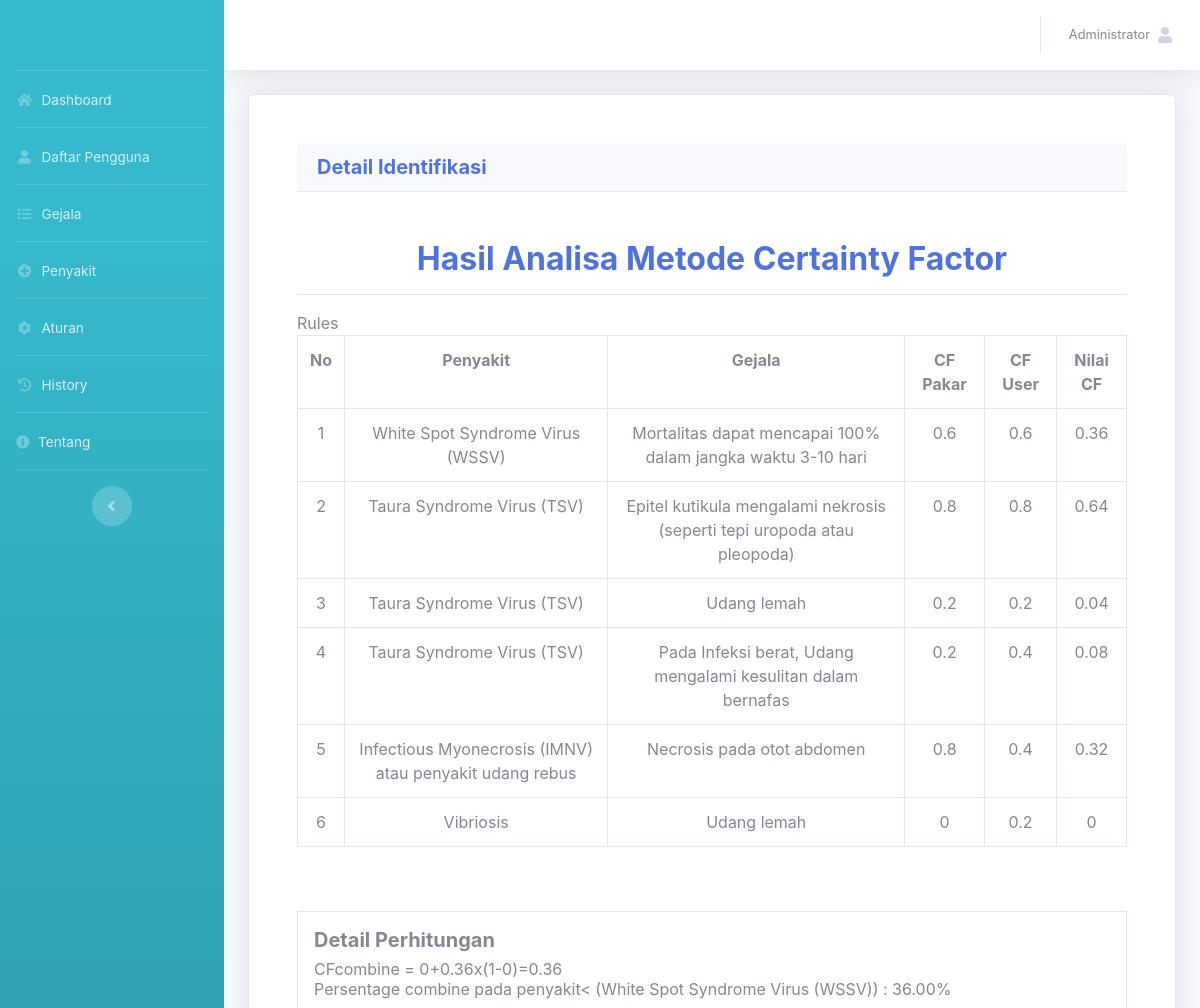
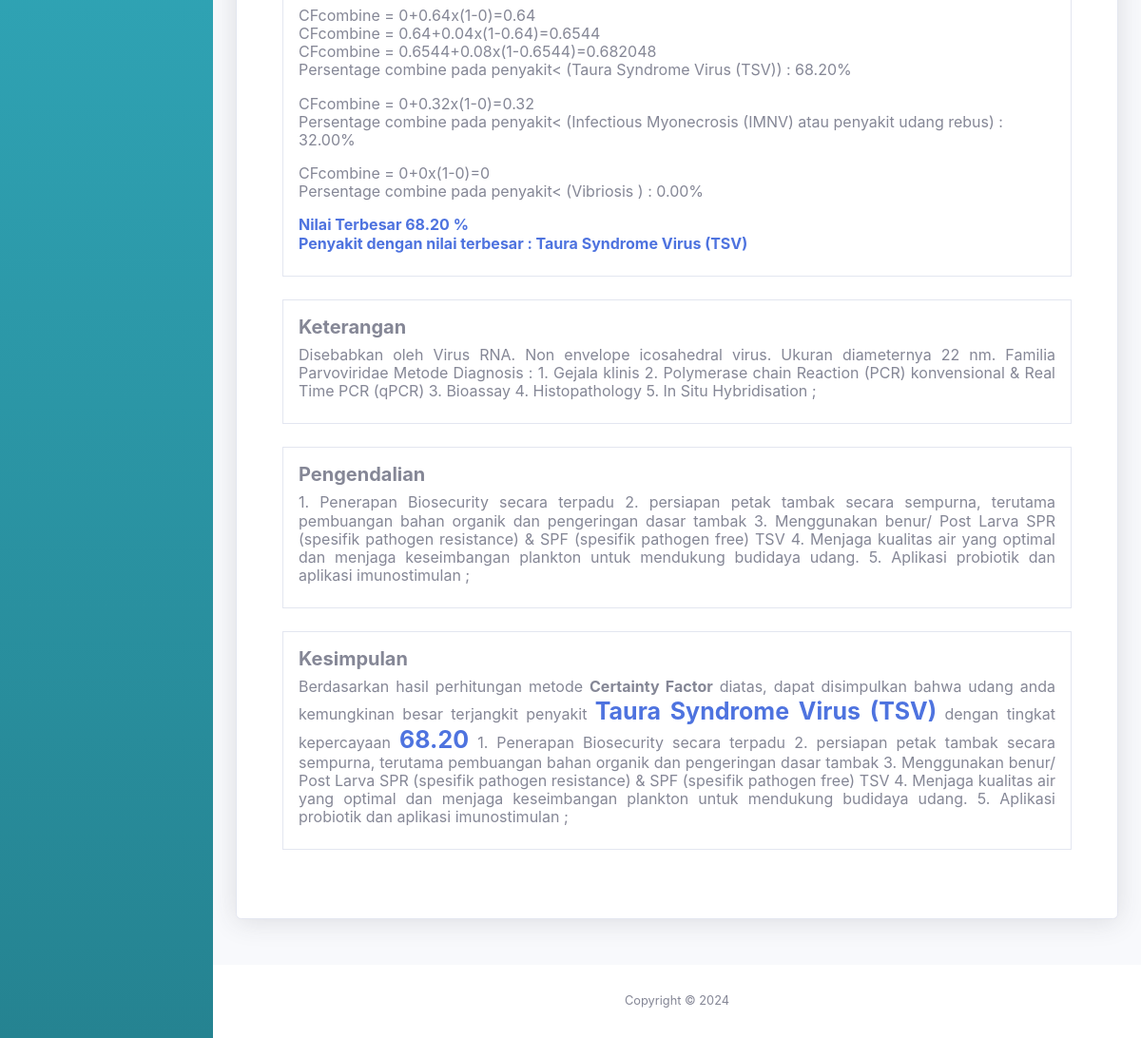
Screenshot of /admin/history_det.php?no_regidentifikasi=GEBKZ2CIOF&id_akun=15 (signed in) with the database file from the repository (2 pictures, top to bottom).
### tables this page shows
CREATE TABLE `tb_akun` (
  `id_akun` int(11) NOT NULL,
  `nama_lengkap` varchar(50) NOT NULL,
  `username` varchar(50) NOT NULL,
  `password` varchar(50) NOT NULL,
  `level` varchar(30) NOT NULL
);

CREATE TABLE `tb_penyakit` (
  `id_penyakit` int(11) NOT NULL,
  `nama_penyakit` text NOT NULL,
  `keterangan` text NOT NULL,
  `pengendalian` text NOT NULL,
  `gambar` text NOT NULL
);

CREATE TABLE `tb_gejala` (
  `id_gejala` int(11) NOT NULL,
  `nama_gejala` text NOT NULL
);

CREATE TABLE `tb_aturan` (
  `id_aturan` int(11) NOT NULL,
  `id_gejala` int(11) NOT NULL,
  `id_penyakit` int(11) NOT NULL,
  `nilai_gejala` double NOT NULL
);

CREATE TABLE `tb_identifikasi` (
  `id_identifikasi` int(11) NOT NULL,
  `no_regidentifikasi` char(10) NOT NULL,
  `tgl_identifikasi` date NOT NULL,
  `id_akun` int(11) NOT NULL,
  `id_gejala` int(11) NOT NULL,
  `nilai_user` double NOT NULL
);

### admin/history_det.php (the view)
<?php
include 'header.php';
?>
<div class="container">
	<div class="card shadow p-5 mb-5">
		<div class = "card-header">
            <h5 class= "m-0 font-weight-bold text-primary">Detail Identifikasi</h5>
        </div>
        <br>
        <br>
        <center>
            <h2 class="m-0 font-weight-bold text-primary"> Hasil Analisa Metode Certainty Factor</h2>
        </center>
        <hr class="font-weight-bold text-primary">Rules</h5>
        <div class="table-responsive">
            <table class="table table-bordered">
                <tr>
                    <th class="text-center">No</th>
                    <th class="text-center">Penyakit</th>
                    <th class="text-center">Gejala</th>
                    <th class="text-center">CF Pakar</th>
                    <th class="text-center">CF User</th>
                    <th class="text-center">Nilai CF</th>
                </tr>
                <?php
                $sql = mysqli_query($conn,"SELECT * FROM tb_penyakit p, tb_gejala g, tb_identifikasi i,
                tb_aturan a WHERE g.id_gejala=i.id_gejala AND g.id_gejala=a.id_gejala AND
                p.id_penyakit=a.id_penyakit AND i.id_akun='$_GET[id_akun]' AND i.no_regidentifikasi='$_GET[no_regidentifikasi]'
                ORDER BY p.id_penyakit");
                $i=0;
                while($r = mysqli_fetch_array($sql)){
                    $nilai_cf = $r['nilai_gejala']*$r['nilai_user'];
                    $i++;
                    echo "
                    <tr>
                    <td class='text-center'>$i</td>
                    <td class='text-center'>$r[nama_penyakit]</td>
                    <td class='text-center'>$r[nama_gejala]</td>
                    <td class='text-center'>$r[nilai_gejala]</td>
                    <td class='text-center'>$r[nilai_user]</td>
                    <td class='text-center'>$nilai_cf</td>
                    </tr>
                    ";
                }
                ?>
            </table>
        </div>
        <br>
        <br>
        <div class="border p-3">
            <h5 class="font-weight-bold text primary">Detail Perhitungan </h5>
            <h6>
                <?php
                $highestPercentage = 0;
                $penyakitTerbesar = "";
                $data = mysqli_query($conn,"SELECT * FROM tb_penyakit ORDER BY id_penyakit");
                while($a=mysqli_fetch_array($data)){
                    $sql1 = mysqli_query($conn,"SELECT * FROM
                        tb_gejala g, tb_identifikasi i, tb_aturan a WHERE g.id_gejala=i.id_gejala
                        AND g.id_gejala=a.id_gejala AND a.id_penyakit='$a[id_penyakit]' AND i.id_akun='$_GET[id_akun]'
                        AND i.no_regidentifikasi='$_GET[no_regidentifikasi]'");
                $jml_data = mysqli_num_rows($sql1);
                $cflama = 0;
                $no=1;
                $lastPercentage = 0;
                while ($result=mysqli_fetch_array($sql1)){
                    $cf_he = $result['nilai_gejala']*$result['nilai_user'];
                    if($jml_data>0){
                        $cf1 = $cflama ;
                        $cf2 = $cf_he;
                        $cfcombine = $cf1+$cf2 * (1-$cf1);
                        $cflama = $cfcombine;
                        echo "<div class='text-justify'>
                        CFcombine = ".$cf1."+".$cf2."x(1-".$cf1.")=".$cfcombine."<br></div>
                        ";
                        if($result['id_penyakit'] == $a['id_penyakit']) {
                            $persentage = $cfcombine * 100;
                            $lastPercentage = number_format($persentage,2);
                        }
                        $no++;
                    }
                }
                if($no>1) {
                    echo "<p>Persentage combine pada penyakit< (" . $a['nama_penyakit'] .") : " . $lastPercentage . "%</b></p>";
                    if($lastPercentage > $highestPercentage){
                        $highestPercentage = $lastPercentage;
                        $penyakitTerbesar = $a['nama_penyakit'];
                    }
                }
            }
            echo "
            <b class='text-primary'>Nilai Terbesar " . $highestPercentage . "
            %<br></b>
            <b class='text-primary'> Penyakit dengan nilai terbesar : " . $penyakitTerbesar . "<br></b>";
                ?>
            </h6>
        </div>
        <br>
        <div class="border p-3">
            <h5 class="font-weight-bold text primary">Keterangan</h5>
            <h6>
            <?php
            $data = mysqli_query($conn,"SELECT * FROM tb_penyakit WHERE nama_penyakit='$penyakitTerbesar'");
            $a=mysqli_fetch_array($data);
            echo "
            <div class='text-justify'>
            $a[keterangan];
            </div>
            ";
                ?>
            </h6>
        </div>
        <br>
        <div class="border p-3">
            <h5 class="font-weight-bold text primary">Pengendalian</h5>
            <h6>
            <?php
            $data = mysqli_query($conn,"SELECT * FROM tb_penyakit WHERE nama_penyakit='$penyakitTerbesar'");
            $a=mysqli_fetch_array($data);
            echo "
            <div class='text-justify'>
            $a[pengendalian];
            </div>
            ";
                ?>
            </h6>
    </div>
    <br>
    <div class="border p-3">
            <h5 class="font-weight-bold text primary">Kesimpulan</h5>
            <h6>
            <?php
            echo "
            <div class='text-justify'>
            Berdasarkan hasil perhitungan metode <b>Certainty Factor</b> diatas, dapat disimpulkan bahwa udang anda kemungkinan besar terjangkit penyakit <b class='text-primary' style='font-size:25px;'>$penyakitTerbesar</b> dengan tingkat kepercayaan <b class='text-primary' style='font-size:25px;'>$highestPercentage</b>
            $a[pengendalian];
            </div>
            ";
                ?>
            </h6>
    </div>
    <br>
</div>
</div>
<?php
include 'footer.php';
?>

### admin/header.php (shortened to what this page needs)
<?php
include '../assets/conn/config.php';
?>
<!DOCTYPE html>
<html lang="en">
<head>
  <link href="../assets/vendor/fontawesome-free/css/all.min.css" rel="stylesheet" type="text/css">
  <link href="../assets/css/sb-admin-2.min.css" rel="stylesheet">
  <link href="../assets/vendor/datatables/dataTables.bootstrap4.min.css" rel="stylesheet">
</head>
<body id="page-top">
 <div id="wrapper">
  <ul class="navbar-nav bg-gradient-info sidebar sidebar-dark accordion" id="accordionSidebar">
    <a class="sidebar-brand d-flex align-items-center justify-content-center" href="index">
    </a>
    <hr class="sidebar-divider my-0">
    <li class="nav-item">
      <a class="nav-link" href="index.php">
        <i class="fas fa-fw fa-home"></i>
        <span>Dashboard</span></a>
      </li>
      <hr class="sidebar-divider my-0">
      <li class="nav-item">
        <a class="nav-link" href="daftar_pengguna.php">
          <i class="fas fa-fw fa-user"></i>
          <span>Daftar Pengguna</span></a>
      </li>
      <hr class="sidebar-divider my-0">
      <li class="nav-item">
        <a class="nav-link" href="gejala.php">
          <i class="fas fa-fw fa-list"></i>
          <span>Gejala</span></a>
      </li>
      <hr class="sidebar-divider my-0">
      <li class="nav-item">
        <a class="nav-link" href="penyakit.php">
          <i class="fas fa-fw fa-plus-circle"></i>
          <span>Penyakit</span></a>
      </li>
      <hr class="sidebar-divider my-0">
      <li class="nav-item">
        <a class="nav-link" href="aturan.php">
          <i class="fas fa-fw fa-cog"></i>
          <span>Aturan</span></a>
      </li>
      <hr class="sidebar-divider my-0">
      <li class="nav-item">
        <a class="nav-link" href="history.php">
          <i class="fas fa-fw fa-history"></i>
          <span>History</span></a>
      </li>
      <hr class="sidebar-divider my-0">
      <li class="nav-item">
        <a class="nav-link" href="tentang.php">
          <i class="fas fa-info-circle"></i>
          <span>Tentang</span></a>
      </li>
      <hr class="sidebar-divider d-none d-md-block">
      <div class="text-center d-none d-md-inline">
        <button class="rounded-circle border-0" id="sidebarToggle"></button>
      </div>
    </ul>
    <div id="content-wrapper" class="d-flex flex-column">
      <div id="content">
        <nav class="navbar navbar-expand navbar-light bg-white topbar mb-4 static-top shadow">
          <ul class="navbar-nav ml-auto">
            <li class="nav-item dropdown no-arrow">
              <a class="nav-link dropdown-toggle" href="#" id="userDropdown" role="button"
              data-toggle="dropdown" aria-haspopup="true" aria-expanded="false">
              <?php
              $username=$_SESSION['username'];
              $det=mysqli_query($conn,"select * from tb_akun where username='$username'");
              while($d=mysqli_fetch_array($det)){
                ?>
                <span class="mr-2 d-none d-lg-inline text-gray-600 small"><?php echo $d['nama_lengkap'] ?></span>
                <?php
              }
              ?>
              <span class="fa fa-user"><span>
              </a>
          </li>
        </ul>
      </nav>
    </div>
</body>
</html>

### rows the page displays
tb_akun: nama_lengkap "Administrator"
tb_penyakit: nama_penyakit "White Spot Syndrome Virus (WSSV)", tb_gejala.nama_gejala "Mortalitas dapat mencapai 100% dalam jangka waktu 3-10 hari", tb_aturan.nilai_gejala "0.6", tb_identifikasi.nilai_user "0.6", tb_aturan.nilai_gejala "0.36", tb_aturan.nilai_gejala "36.00"
tb_penyakit: nama_penyakit "Taura Syndrome Virus (TSV)", tb_gejala.nama_gejala "Epitel kutikula mengalami nekrosis (seperti tepi uropoda atau pleopoda)", tb_aturan.nilai_gejala "0.8", tb_identifikasi.nilai_user "0.8", tb_aturan.nilai_gejala "0.64", tb_gejala.nama_gejala "Udang lemah", tb_aturan.nilai_gejala "0.2", tb_identifikasi.nilai_user "0.2", tb_aturan.nilai_gejala "0.04", tb_gejala.nama_gejala "Pada Infeksi berat, Udang mengalami kesulitan dalam bernafas", tb_identifikasi.nilai_user "0.4", tb_aturan.nilai_gejala "0.08", lastPercentage "68.20", keterangan "Disebabkan oleh Virus RNA. Non envelope icosahedral virus. Ukuran diameternya 22 nm. Familia Parvoviridae Metode Diagnosis : 1. Gejala klinis 2. Polymerase chain Reaction (PCR) konvensional & Real Time PCR (qPCR) 3. Bioassay 4. Histopathology 5. In Situ Hybridisation", pengendalian "1. Penerapan Biosecurity secara terpadu 2. persiapan petak tambak secara sempurna, terutama pembuangan bahan organik dan pengeringan dasar tambak 3. Menggunakan benur/ Post Larva SPR (spesifik pathogen resistance) & SPF (spesifik pathogen free) TSV 4. Menjaga kualitas air yang optimal dan menjaga keseimbangan plankton untuk mendukung budidaya udang. 5. Aplikasi probiotik dan aplikasi imunostimulan"
tb_penyakit: nama_penyakit "Infectious Myonecrosis (IMNV) atau penyakit udang rebus", tb_gejala.nama_gejala "Necrosis pada otot abdomen", tb_aturan.nilai_gejala "0.8", tb_identifikasi.nilai_user "0.4", tb_aturan.nilai_gejala "0.32", tb_aturan.nilai_gejala "32.00"
tb_penyakit: nama_penyakit "Vibriosis", tb_gejala.nama_gejala "Udang lemah", tb_aturan.nilai_gejala "0", tb_identifikasi.nilai_user "0.2", tb_aturan.nilai_gejala "0.00"
tb_gejala: cf1 "0", tb_aturan.nilai_gejala "0.36"
tb_gejala: cf1 "0", tb_aturan.nilai_gejala "0.64"
tb_gejala: tb_aturan.nilai_gejala "0.04", cfcombine "0.6544", cf1 "0", tb_aturan.nilai_gejala "0"
tb_aturan: nilai_gejala.nilai_user "0.64"
tb_gejala: cf1 "0.6544", tb_aturan.nilai_gejala "0.08", cfcombine "0.682048"
tb_gejala: cf1 "0", tb_aturan.nilai_gejala "0.32"

### other values shown
$highestPercentage "68.20"
